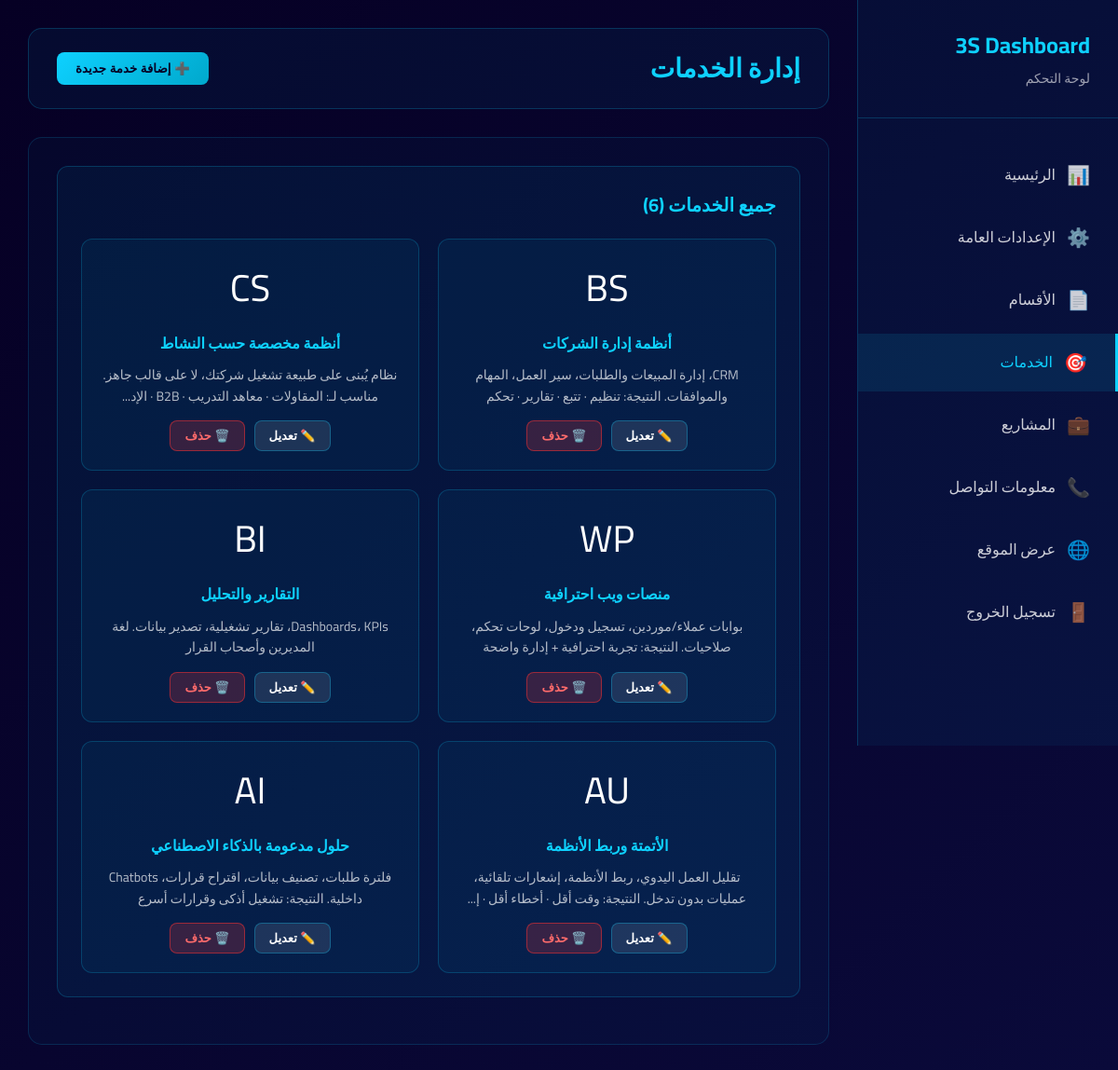
The page /dashboard/services (signed in) on the database its author committed.
### app.py (models this page shows)
class Service(db.Model):
    id = db.Column(db.Integer, primary_key=True)
    title = db.Column(db.String(200), nullable=False)
    description = db.Column(db.Text)
    icon = db.Column(db.String(100))
    image = db.Column(db.String(200))
    order = db.Column(db.Integer, default=0)
    active = db.Column(db.Boolean, default=True)
    created_at = db.Column(db.DateTime, default=datetime.utcnow)
    updated_at = db.Column(db.DateTime, default=datetime.utcnow, onupdate=datetime.utcnow)

### app.py (the view, shortened to what this page needs)
@app.route('/dashboard/services', methods=['GET', 'POST'])
@login_required
def services():
    all_services = Service.query.order_by(Service.order).all()
    return render_template('dashboard/services.html', services=all_services)

### app.py (called while the page is built)
@login_manager.user_loader
def load_user(user_id):
    return User.query.get(int(user_id))

### templates/dashboard/services.html (shortened to what this page needs)
{% extends "dashboard/base.html" %}
{% block page_title %}إدارة الخدمات{% endblock %}
{% block topbar_actions %}
<button type="button" class="btn btn-primary" onclick="showAddModal()">
    ➕ إضافة خدمة جديدة
</button>
{% endblock %}
{% block content %}
<div class="card">
    <div class="card-header">
        <h3>جميع الخدمات ({{ services|length }})</h3>
    </div>
    {% if services %}
    <div style="display: grid; grid-template-columns: repeat(auto-fill, minmax(300px, 1fr)); gap: 20px; margin-top: 20px;">
        {% for service in services %}
        <div style="background: rgba(14,209,255,0.05); border: 1px solid rgba(14,209,255,0.2); border-radius: 12px; padding: 20px;">
            <div style="font-size: 40px; text-align: center; margin-bottom: 15px;">{{ service.icon or '🎯' }}</div>
            <h4 style="color: #0ed1ff; margin-bottom: 10px; text-align: center;">{{ service.title }}</h4>
            <p style="color: rgba(255,255,255,0.7); font-size: 14px; text-align: center; margin-bottom: 15px;">
                {{ service.description[:100] }}{% if service.description|length > 100 %}...{% endif %}
            </p>
            <div style="display: flex; gap: 10px; justify-content: center;">
                <button class="btn btn-secondary" style="padding: 8px 15px; font-size: 13px;">✏️ تعديل</button>
                <button class="btn btn-danger" style="padding: 8px 15px; font-size: 13px;">🗑️ حذف</button>
            </div>
        </div>
        {% endfor %}
    </div>
    {% else %}
    <p style="text-align: center; color: rgba(255,255,255,0.6); padding: 40px;">
        لا توجد خدمات حالياً. قم بإضافة خدمة جديدة!
    </p>
    {% endif %}
</div>
{% endblock %}

### templates/dashboard/base.html (style rules this page uses)
* { margin: 0; padding: 0; box-sizing: border-box; }
body { font-family: 'Cairo', 'Nunito', sans-serif; background: linear-gradient(135deg, #060024 0%, #0a0a3a 100%); color: #ffffff; line-height: 1.6; }
.btn { padding: 10px 20px; border: none; border-radius: 8px; cursor: pointer; font-weight: 600; transition: all 0.3s ease; text-decoration: none; display: inline-block; }
.btn-primary { background: linear-gradient(135deg, #0ed1ff, #00a8cc); color: #060024; }
.btn-secondary { background: rgba(255, 255, 255, 0.1); color: #ffffff; border: 1px solid rgba(14, 209, 255, 0.3); }
.btn-danger { background: rgba(255, 50, 50, 0.2); color: #ff6b6b; border: 1px solid rgba(255, 50, 50, 0.5); }
.card { background: rgba(14, 209, 255, 0.05); border: 1px solid rgba(14, 209, 255, 0.2); border-radius: 12px; padding: 25px; margin-bottom: 20px; }
.card-header { display: flex; justify-content: space-between; align-items: center; margin-bottom: 20px; }
.card-header h3 { color: #0ed1ff; font-size: 20px; }

### rows shown on the page
Service: icon "BS", title "أنظمة إدارة الشركات", description "CRM، إدارة المبيعات والطلبات، سير العمل، المهام والموافقات. النتيجة: تنظيم · تتبع · تقارير · تحكم"
Service: icon "CS", title "أنظمة مخصصة حسب النشاط", description "نظام يُبنى على طبيعة تشغيل شركتك، لا على قالب جاهز. مناسب لـ: المقاولات · معاهد التدريب · B2B · الإد"
Service: icon "WP", title "منصات ويب احترافية", description "بوابات عملاء/موردين، تسجيل ودخول، لوحات تحكم، صلاحيات. النتيجة: تجربة احترافية + إدارة واضحة"
Service: icon "BI", title "التقارير والتحليل", description "Dashboards، KPIs، تقارير تشغيلية، تصدير بيانات. لغة المديرين وأصحاب القرار"
Service: icon "AU", title "الأتمتة وربط الأنظمة", description "تقليل العمل اليدوي، ربط الأنظمة، إشعارات تلقائية، عمليات بدون تدخل. النتيجة: وقت أقل · أخطاء أقل · إ"
Service: icon "AI", title "حلول مدعومة بالذكاء الاصطناعي", description "فلترة طلبات، تصنيف بيانات، اقتراح قرارات، Chatbots داخلية. النتيجة: تشغيل أذكى وقرارات أسرع"

### other values the page prints
{{ services|length }} "6"
